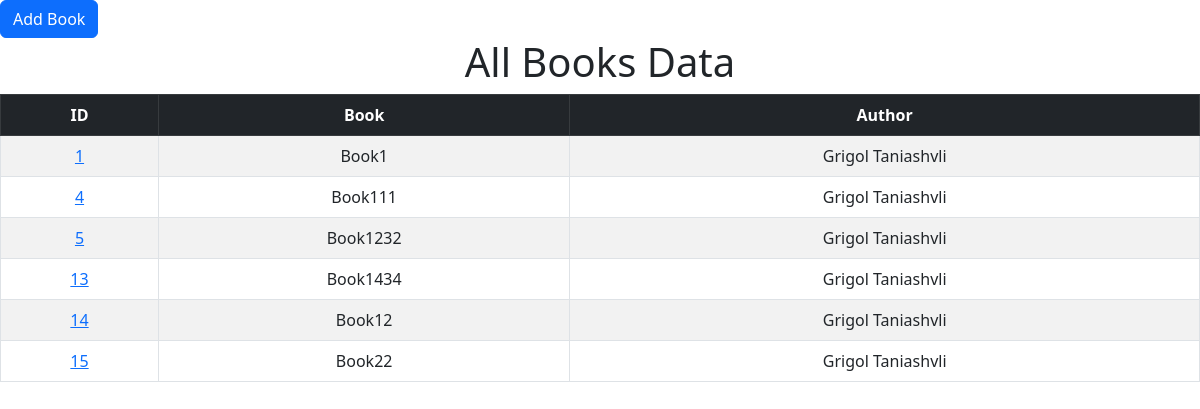
The page /books/ on the database its author committed.
### Book/models.py (models this page shows)
class Books(models.Model):
    Book_name = models.CharField(max_length=100, blank=False, null=False)
    Book_author = models.CharField(max_length=100, blank=False, null=False)

### Book/views.py (the view)
# urls.py: path('', views.all_book, name='home'),
def all_book(request):
    books = Books.objects.all()
    return render(request, 'home.html', {'books': books})

### Book/templates/home.html (shortened to what this page needs)
<!DOCTYPE html>
<html lang="en">
<head>
</head>
<body>
<a href="{% url 'add_book'%}"  class="btn btn-primary btn-xs ">Add Book</a>
{% include 'books.html' %}
</body>
</html>

### Book/templates/books.html (shortened to what this page needs)
<!DOCTYPE html>
<html lang="en">
<head>
    <link href="https://cdn.jsdelivr.net/npm/bootstrap@5.3.0-alpha1/dist/css/bootstrap.min.css" rel="stylesheet">
    <H1 align="Center"> All Books Data
</H1>
</head>
<body>
<table class="table table-striped table-hover table-bordered">
  <thead class="table-dark">
    <tr align="Center">
    <th scope="col">ID</th>
      <th scope="col">Book</th>
      <th scope="col">Author</th>
    </tr>
  </thead>
  <tbody>
{% for record in books %}
		<tr align="Center">
			<td><a href="{% url 'record' record.id %}">{{ record.id }}</a></td>
			<td>{{ record.Book_name }}</td>
			<td>{{ record.Book_author }}</td>
		</tr>
	{% endfor %}
  </tbody>
</table>
</body>
</html>

### rows shown on the page
Books: id "1", Book_name "Book1", Book_author "Grigol Taniashvli"
Books: id "4", Book_name "Book111", Book_author "Grigol Taniashvli"
Books: id "5", Book_name "Book1232", Book_author "Grigol Taniashvli"
Books: id "13", Book_name "Book1434", Book_author "Grigol Taniashvli"
Books: id "14", Book_name "Book12", Book_author "Grigol Taniashvli"
Books: id "15", Book_name "Book22", Book_author "Grigol Taniashvli"
